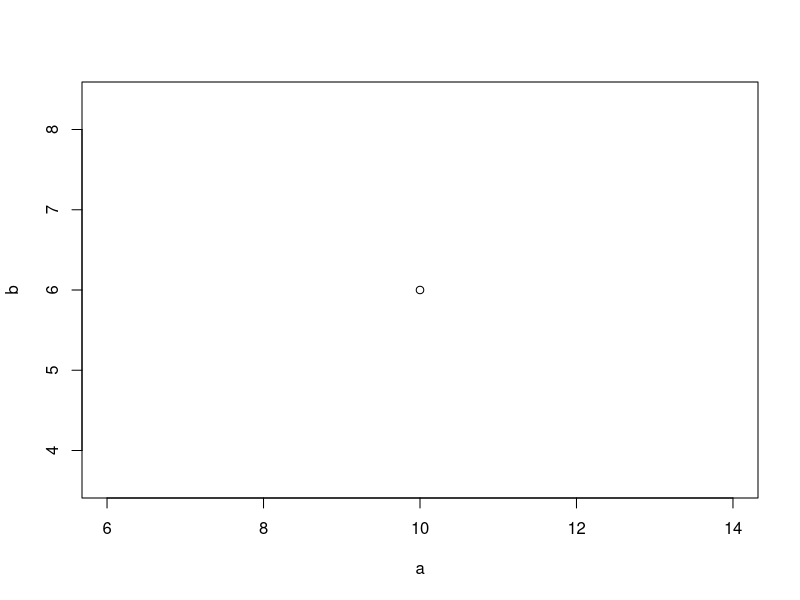
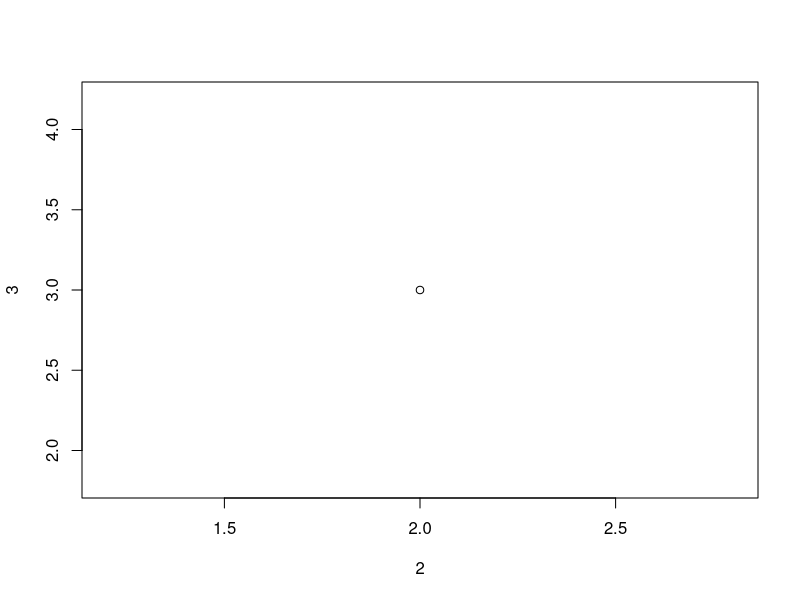
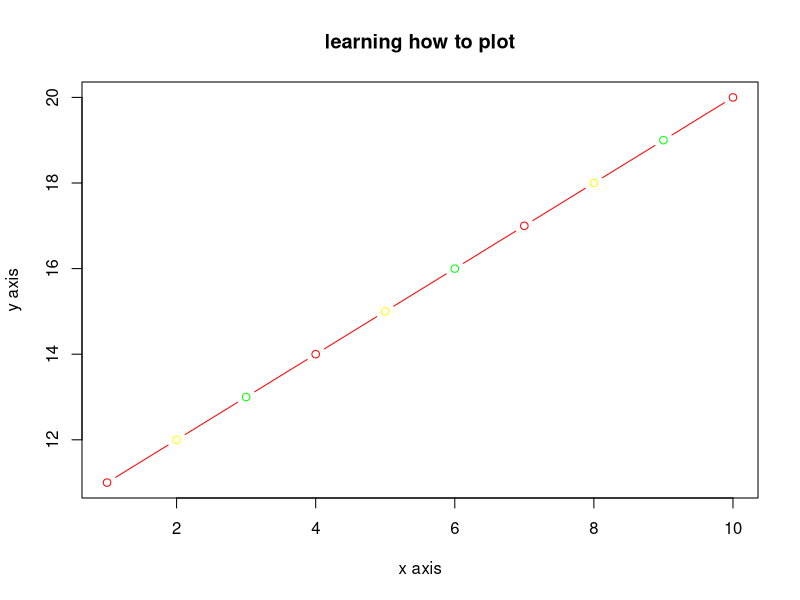
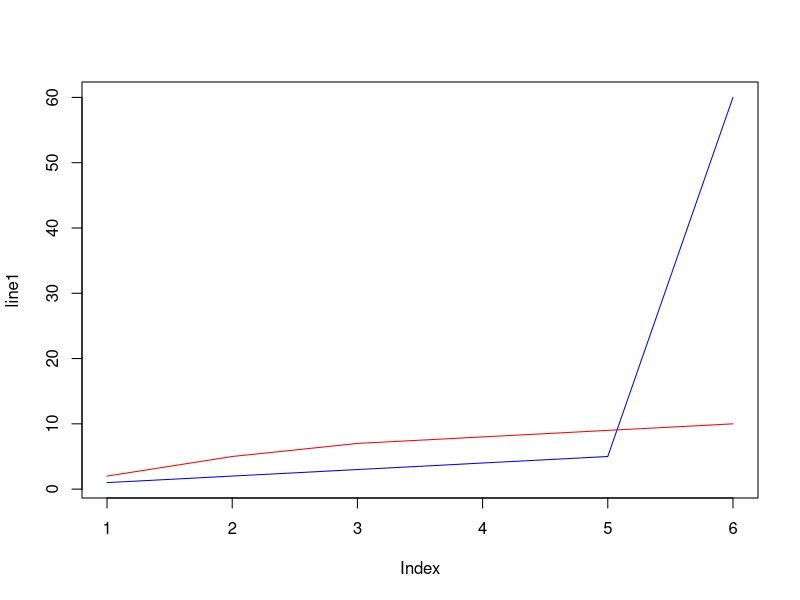
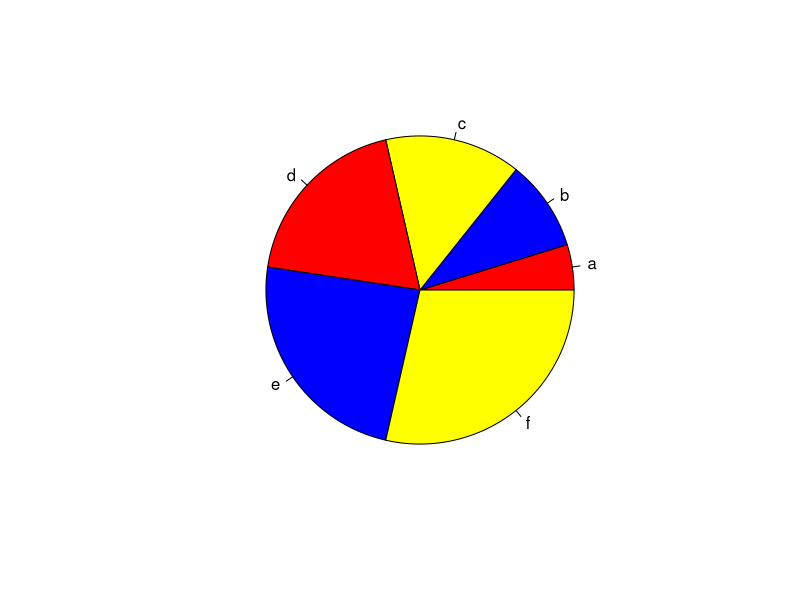
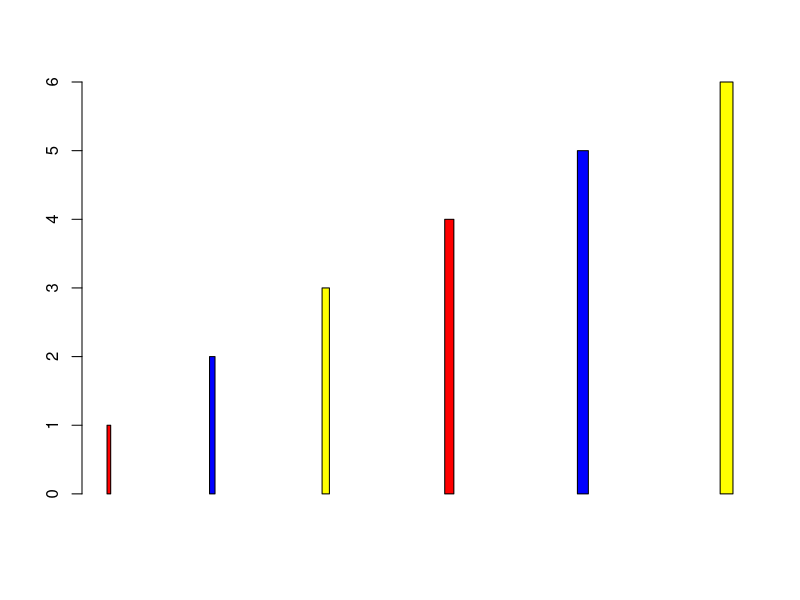
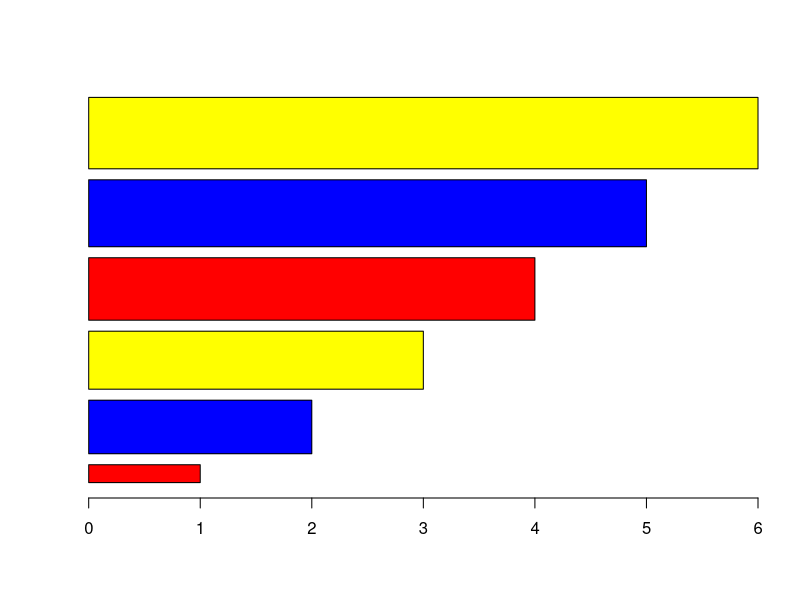

The R script that drew these images, in order:
a<-10
b<-6
plot(a,b)

#vector
a1 = c(1,2,3,4,5)
a1

a<-5
a+3->a
a

5*a->a
a
2*a1
2^2
2**2
max(a1)
min(a1)

#print number from 1 to 10
1:10
#step size 0.5
seq(from=1,to=10,by=0.5)
seq(1,10,0.5)
seq(from=1,to=10,lenght=6)
rep(5,3)
rep(2:5,each=5)
rep(2:0,length.out = 10)

#to know datatypes
class(4.5)
"h1"
class('hii')

a2 = c('a','b','c','d')
a2
b1 = c(TRUE,FALSE,TRUE)
b1
class(b1)
b1 = c(2,'a',TRUE)
b1
b1[1]
b1[c(2,3)]
b1 = c(2,5,7,8,9)
b1>2
b1[b1>6]
a1 = b1[-3]
a1
b1<=2
b1!=5
#a&b
b1>5&b1<5
b1<5|b1>5

c = c(5,10,15,20,25,30)
min(c)
max(c)
b1 ==5
max(b1)
paste("The maximum of b1 is",max(b1))

print(c)
print(paste("The maximum of c is",max(c)))
print(paste("The maximum of c is",min(c)))

#Matrices

xx = matrix(c(1,2,3,4,7,8,9,8,6),nrow=3,ncol=3)

matrix(c(1,2,3),nrow=3,ncol=4)

yy =matrix(c(1,2,3,4,7,8,9,8,6),nrow=3,ncol=3,byrow = TRUE)

xx+yy
xx-yy
xx*yy
#Matrix Multiplication
b11 =xx%*%yy
b11[1,2]
#Whole col
b11[,2]
#whole row
b11[1,]
#first two col
b11[,c(1,2)]

b11[,c(1,3)]

#transpose
t(b11)
b11
diag(b11)
b22 = matrix(c(1,5,9,7),2,2)
det(b22)
#inverse
b33 =solve(b22)
t(b22)
b22
b33
#concat two matrix rowwise
rbind(b22,b33)
rbind(b22,c(1,2))

cbind(b22,b33)

a11 = matrix(1:10,2,5)
a11
a12 = matrix(1:10,2,5,byrow = TRUE)
a12

data1 = data.frame(name=c("a","b","c"),roll_no= c(1,2,3))
data1
data2 = data.frame(name=c("aa","ba","ca"),roll_no= c(11,12,13))
data2
rbind(data1,data2)
cbind(data1,data2)
dim(data1)
ncol(data1)
nrow(data2)
summary(data1)

#plot
plot(2,3)
c1 = c(1:10)
c2 = 11:20 #we can use c or not
plot(c1,c2,xlab = "x axis",ylab = "y axis", main = "learning how to plot", col= c("red","yellow","green"),type = 'b')
line1 = c(1,2,3,4,5,60)
line2 = c(2,5,7,8,9,10)
plot(line1, type = 'l',col="blue")
lines(line2,type = 'l',col="red")

#pie chart
x1 = c(1:6)
pie(x1,label =c("a","b","c","d","e","f") ,col = c("red","blue","yellow","red","blue","yellow"))

#bar graph
x1 = 1:6
x2 = c(4,12,13,14,15,16)
barplot(x1,x2,col = c("red","blue","yellow"),width = c(2,3,4,5,6,7))
barplot(x1,x2,col = c("red","blue","yellow"),horiz = TRUE)

#if statement
a=33
b = 40
if(b>a){
  print("b is greater than a")
}else if(b<a){
  print("b is less than a")
}else{
  print("b and a are equal")
}
c = 42
if(a<b & b<c){
  print("c is greatest")
}

#while loop
i =1 
while(i<6){
  print(i)
  i = i+1
}

#break
i<-1
while(1<6){
  print(i)
  i = i+1
  if(i==4){
    break
  }
}

#next
i<-1
while(i<=10){
  i<-i+1
  if(i==5){
    next
  }
  print(i)
}

#for loop
for(x in 1:10){
  print(x)
}

for(x in c("kiwi","banana")){
  print(x)
}

sum1<-function(x,y){
  x+y
}
sum1(2,3)
power<-function(x,y){
  return(x^y)
}
power(2,3)

fun1<-function(x){
  fun2<-function(y){
    a<-x+y
    return(a)
  }
  return(fun2)
}
fun1(2)
